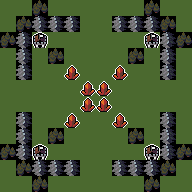

Tiled map render using the project's own tile images. Description and the whole map definition, tile-layer contents included, below:
An orthogonal 12x12 tile map with 16x16 px tiles, 3 tile layers (Tiles, Objects, Metadata).

<map version="1.10" tiledversion="1.10.0" orientation="orthogonal" renderorder="right-down" width="12" height="12" tilewidth="16" tileheight="16" infinite="0" nextlayerid="34" nextobjectid="102">
 <editorsettings>
  <export format="MUD Templates" />
 </editorsettings>
 <tileset firstgid="1" source="../../../../tilesets/map-maker-tileset.tsx" />
 <group id="17" name="Tiles" offsetx="2.84217e-14" offsety="0">
  <properties>
   <property name="entityLayer" type="bool" value="true" />
  </properties>
  <layer id="2" name="Tiles" width="12" height="12">
   <properties>
    <property name="prototypeLayer" type="bool" value="true" />
   </properties>
   <data encoding="csv">
1073741825,1073741825,2,1073741825,1073741825,1073741825,3221225473,3221225473,3221225473,2,3221225473,3221225473,
1073741825,2,3,3,3,1073741825,3221225473,3,3,3,2,3221225473,
2,3,1073741825,1073741825,1073741825,1073741825,3221225473,3221225473,3221225473,3221225473,3,2,
1073741825,3,1073741825,2,1073741825,1073741825,3221225473,3221225473,2,3221225473,3,3221225473,
1073741825,3,1073741825,1073741825,1073741825,1073741825,3221225473,3221225473,3221225473,3221225473,3,3221225473,
1073741825,1073741825,1073741825,1073741825,1073741825,1073741825,3221225473,3221225473,3221225473,3221225473,3221225473,3221225473,
1,1,1,1,1,1,2147483649,2147483649,2147483649,2147483649,2147483649,2147483649,
1,3,1,1,1,1,2147483649,2147483649,2147483649,2147483649,3,2147483649,
1,3,1,2,1,1,2147483649,2147483649,2,2147483649,3,2147483649,
2,3,1,1,1,1,2147483649,2147483649,2147483649,2147483649,3,2,
1,2,3,3,3,1,2147483649,3,3,3,2,2147483649,
1,1,2,1,1,1,2147483649,2147483649,2147483649,2,2147483649,2147483649
</data>
  </layer>
 </group>
 <group id="15" name="Objects">
  <properties>
   <property name="entityLayer" type="bool" value="true" />
  </properties>
  <layer id="10" name="Objects" width="12" height="12">
   <properties>
    <property name="prototypeLayer" type="bool" value="true" />
   </properties>
   <data encoding="csv">
0,0,0,0,0,0,0,0,0,0,0,0,
0,0,0,0,0,0,0,0,0,0,0,0,
0,0,10,0,0,0,0,0,0,10,0,0,
0,0,0,0,0,0,0,0,0,0,0,0,
0,0,0,0,14,0,0,14,0,0,0,0,
0,0,0,0,0,14,14,0,0,0,0,0,
0,0,0,0,0,14,14,0,0,0,0,0,
0,0,0,0,14,0,0,14,0,0,0,0,
0,0,0,0,0,0,0,0,0,0,0,0,
0,0,10,0,0,0,0,0,0,10,0,0,
0,0,0,0,0,0,0,0,0,0,0,0,
0,0,0,0,0,0,0,0,0,0,0,0
</data>
  </layer>
  <layer id="33" name="Metadata" width="12" height="12">
   <properties>
    <property name="prototypeLayer" type="bool" value="true" />
   </properties>
   <data encoding="csv">
0,0,0,0,0,0,0,0,0,0,0,0,
0,0,0,0,0,0,0,0,0,0,0,0,
0,0,0,0,0,0,0,0,0,0,0,0,
0,0,0,0,0,0,0,0,0,0,0,0,
0,0,0,0,0,0,0,0,0,0,0,0,
0,0,0,0,0,0,0,0,0,0,0,0,
0,0,0,0,0,0,0,0,0,0,0,0,
0,0,0,0,0,0,0,0,0,0,0,0,
0,0,0,0,0,0,0,0,0,0,0,0,
0,0,0,0,0,0,0,0,0,0,0,0,
0,0,0,0,0,0,0,0,0,0,0,0,
0,0,0,0,0,0,0,0,0,0,0,0
</data>
  </layer>
  <objectgroup id="18" name="Portals" />
 </group>
</map>